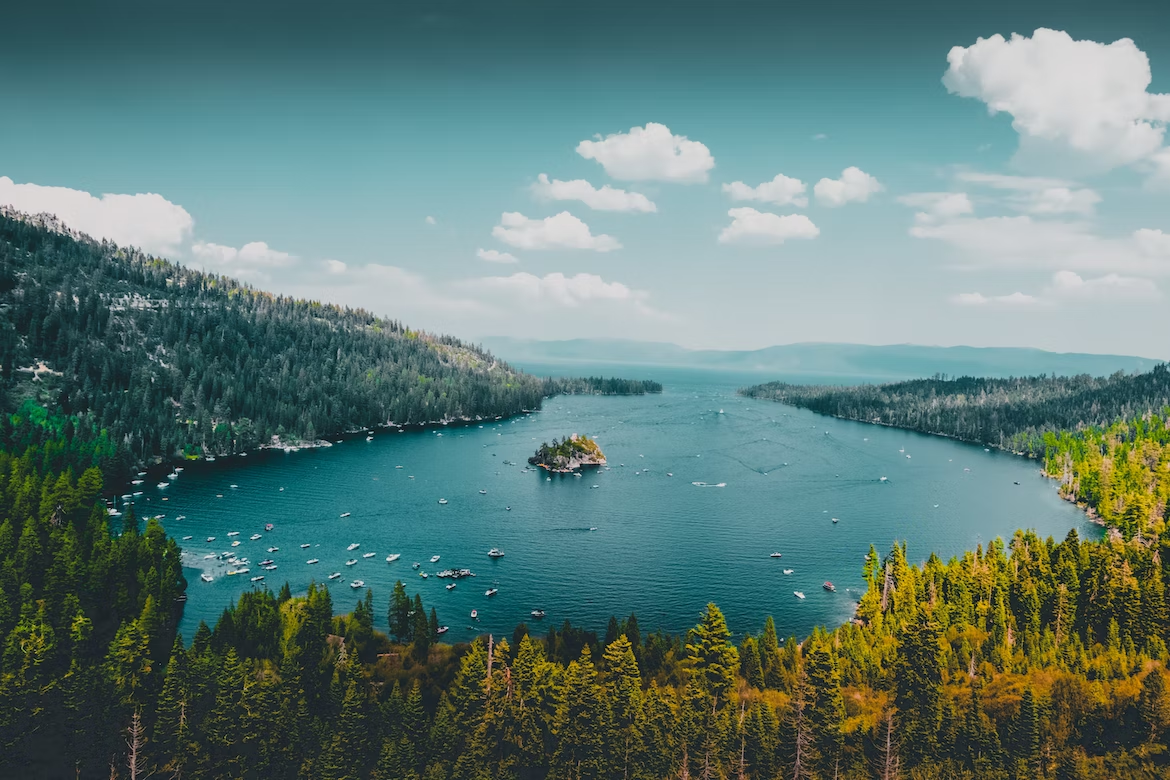
#> input picture Information Storage & Retrieval Lab/AssignmentB3/img.png, 1170 x 780 px
$ jupyter execute ISR_AssignmentB3.ipynb
#> lines starting #> are read from the running program, lines starting #| are printed output that depends on the picture; after the words box and inside, x2 and y2 are one past the last pixel; in counts of white or black regions, pixels touching at a corner belong together
## ISR Assignment B3:
<p>Implement a program for feature extraction in 2D color images (any features like color, texture etc. and to extract features from input image and plot histogram for the features.</p>

[cell 1]
#Importing an Image:
import matplotlib.pyplot as plt
import imageio.v2 as imageio

path = "img.png"
pic = imageio.imread(path)
#> pic is the input picture: shape (780, 1170, 3); mean R, G, B 94.2, 122.8, 118

plt.figure(figsize = (10,10))
plt.title("Image")
plt.imshow(pic)
plt.show()

[cell 2]
# Understanding the underlying data: Red Intensity
red =imageio.imread(path)

red[:, :, 0] = 255
plt.figure(figsize = (10,10))
plt.imshow(red)
plt.title("Red Intensity")
plt.show()

[cell 3]
# Understanding the underlying data: Green Intensity
green = imageio.imread(path)

green[:, :, 1] = 255
plt.figure(figsize = (10,10))
plt.imshow(green)
plt.title("Greem Intensity")
plt.show()

[cell 4]
#Understanding the underlying data: Blue Intensity
blue= imageio.imread(path)

blue[: , : , 2] = 255
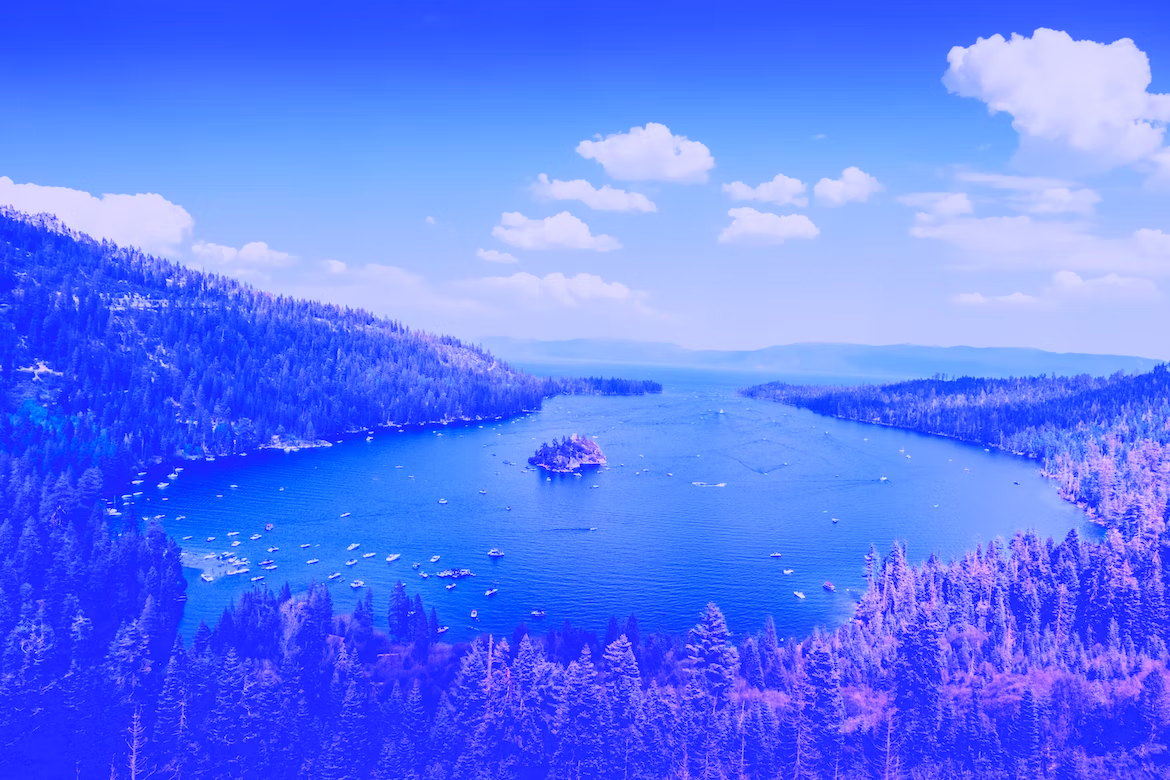
#> blue: shape (780, 1170, 3); mean R, G, B 94.2, 122.8, 255
plt.figure( figsize = (10,10))
plt.imshow(blue)
plt.title("Blue Intensity")
plt.show()

[cell 5]
# Compressing the image to a 2-D matrix by Gray-scaling
import numpy as np
gray = lambda rgb : np.dot(rgb[... , :3] , [0.299 , 0.587, 0.114])
gray = gray(pic)
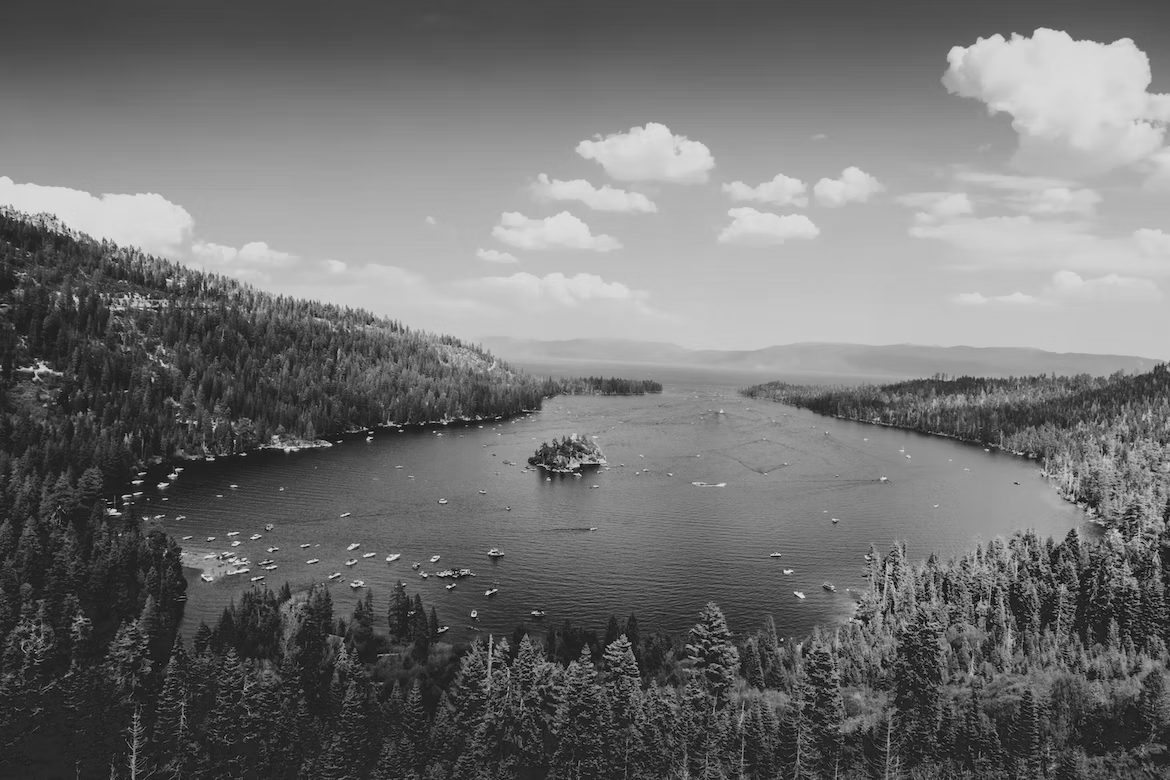
#> gray: shape (780, 1170) float64; min 0.299, max 230.8, mean 113.7

plt.figure(figsize = (10,10))
plt.title("Gray Scale")
plt.imshow(gray, cmap = plt.get_cmap(name = 'gray'))
plt.show()

#Printing shapes
print("Colored image shape:", pic.shape)
#| Colored image shape: (780, 1170, 3)
print("Grayscale image shape:", gray.shape)
#| Grayscale image shape: (780, 1170)

[cell 6]
# To binarize this Gray scale image: segmentation of pixels into foreground and background.
from skimage.filters import threshold_otsu
thresh = threshold_otsu(gray)
#> thresh = 118.7
binary = gray > thresh
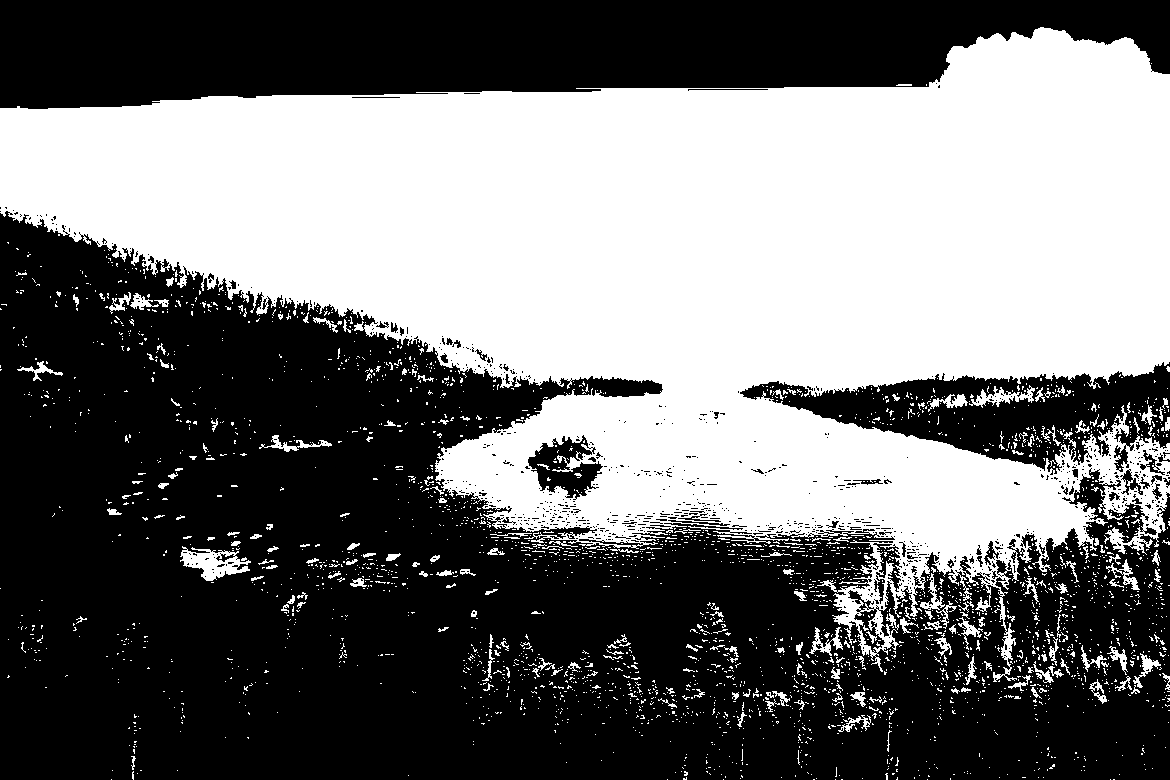
#> binary: shape (780, 1170) bool; 44.5% white; 3063 white regions (2844 under 20 px), largest, box (x1, y1, x2, y2) and area: (0, 27, 1170, 682) 383482, (180, 546, 251, 581) 1204, (969, 385, 1035, 408) 546

plt.figure( figsize = (10,10))
plt.title("Binary Image")
plt.imshow(binary, cmap = plt.get_cmap(name = 'gray'))
plt.show()

[cell 7]
# Blurring Image
from skimage.filters import gaussian

blurred = gaussian(gray,sigma=20)
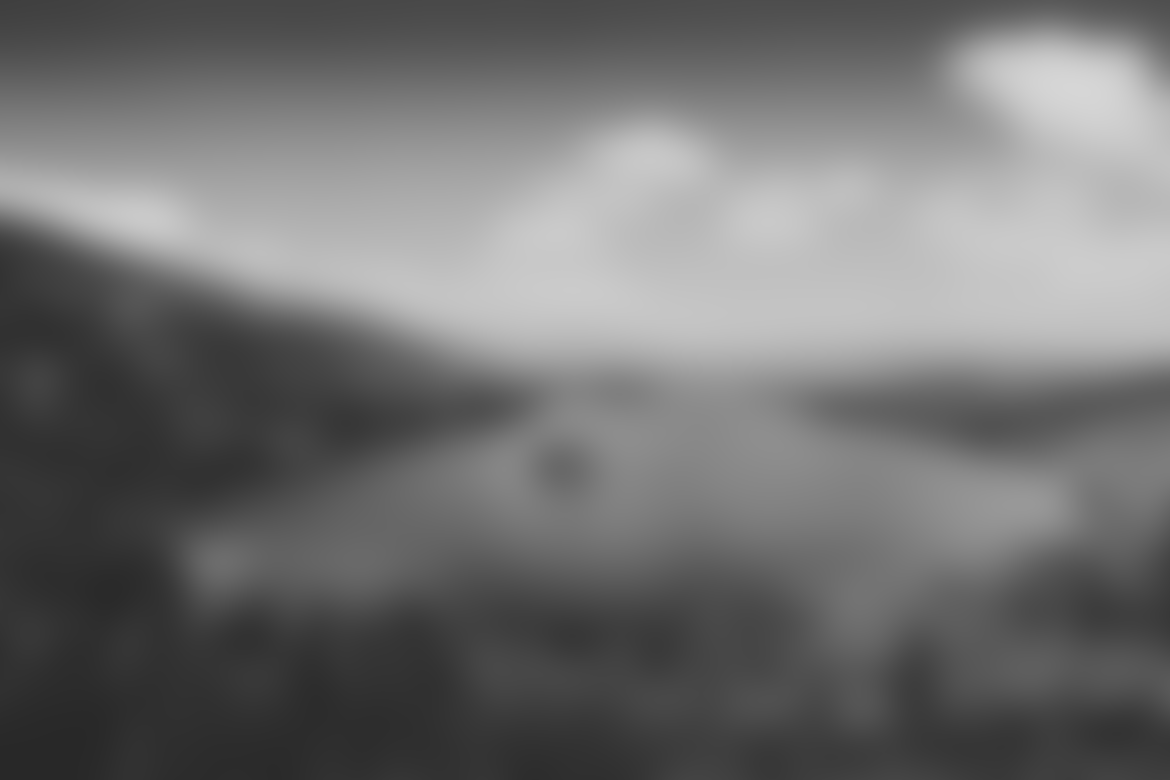
#> blurred: shape (780, 1170) float64; min 40.32, max 214.4, mean 113.6
plt.figure(figsize = (10,10))
plt.title("Blurred Image")
plt.imshow(blurred, cmap = plt.get_cmap(name = 'gray'))
plt.show()

[cell 8]
# Plotting histogram to show how frequently various colour values occur in the image.
# To calculate frequency of pixels in range 0-255

import cv2
histr = cv2.calcHist([pic],[0],None,[256],[0,256])
#> histr = 256 values, max 10436 at index 32, min 0 at index 236, mean 3564.8
plt.plot(histr)
plt.xlabel("Pixel Value")
plt.ylabel("Number/Frequency")

plt.show()
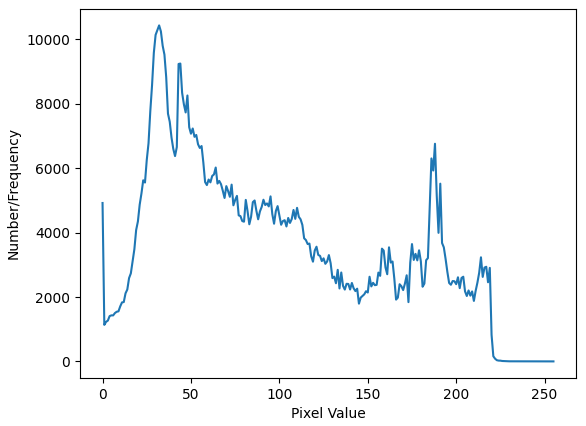
#> figure drawn by matplotlib, 1 panel; curve peaks at x = 32, y = 10436
